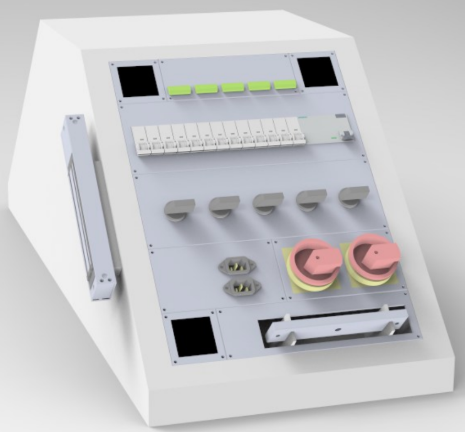
#> input picture data/input/panel-2.png, 465 x 432 px; its folder holds only this picture in this run
$ python main.py ../data/input/panel-2.png
#> lines starting #> are read from the running program, lines starting #| are printed output that depends on the picture; after the words box and inside, x2 and y2 are one past the last pixel; in counts of white or black regions, pixels touching at a corner belong together
### src/panel_detector.py
import cv2
import numpy as np

from config import (
    ANCHOR_MIN_AREA,
    ANCHOR_MIN_ASPECT,
    ANCHOR_MIN_FILL,
    ANCHOR_TAG_LAYOUT,
    ANCHOR_THRESHOLD,
    CANNY_HIGH,
    CANNY_LOW,
    MAX_ASPECT_ERROR,
    MAX_BORDER_TOUCHES,
    MAX_PANEL_AREA_RATIO,
    MIN_PANEL_AREA_RATIO,
    PANEL_ASPECT_RATIO,
    PANEL_HSV_LOWER,
    PANEL_HSV_UPPER,
)
from utils import order_points


def _build_gray_mask(image):
    # El panel suele ocupar una region gris y poco saturada.
    hsv = cv2.cvtColor(image, cv2.COLOR_BGR2HSV)
    mask = cv2.inRange(
        hsv,
        np.array(PANEL_HSV_LOWER, dtype=np.uint8),
        np.array(PANEL_HSV_UPPER, dtype=np.uint8),
    )
    kernel_close = cv2.getStructuringElement(cv2.MORPH_RECT, (9, 9))
    kernel_open = cv2.getStructuringElement(cv2.MORPH_RECT, (5, 5))
    mask = cv2.morphologyEx(mask, cv2.MORPH_CLOSE, kernel_close, iterations=2)
    mask = cv2.morphologyEx(mask, cv2.MORPH_OPEN, kernel_open, iterations=1)
    return mask


def _build_edge_mask(image):
    # Este camino refuerza contornos cuando el color no es suficiente.
    gray = cv2.cvtColor(image, cv2.COLOR_BGR2GRAY)
    gray = cv2.createCLAHE(clipLimit=3.0, tileGridSize=(8, 8)).apply(gray)
    gray = cv2.GaussianBlur(gray, (5, 5), 0)

    edges = cv2.Canny(gray, CANNY_LOW, CANNY_HIGH)
    edges = cv2.dilate(edges, None, iterations=1)

    kernel = cv2.getStructuringElement(cv2.MORPH_RECT, (5, 5))
    edges = cv2.morphologyEx(edges, cv2.MORPH_CLOSE, kernel, iterations=2)
    return edges


def _build_detail_mask(image):
    # No se usa para recortar el panel, sino para puntuar si
    # una region tiene suficiente estructura interna.
    gray = cv2.cvtColor(image, cv2.COLOR_BGR2GRAY)
    gray = cv2.createCLAHE(clipLimit=3.0, tileGridSize=(8, 8)).apply(gray)
    gray = cv2.GaussianBlur(gray, (3, 3), 0)
    return cv2.Canny(gray, CANNY_LOW, CANNY_HIGH)


def _detect_anchor_tags(image):
    # Las anclas negras son la pista mas fuerte cuando aparecen:
    # permiten ajustar el panel por geometria en lugar de por area.
    gray = cv2.cvtColor(image, cv2.COLOR_BGR2GRAY)
    mask = cv2.threshold(
        gray,
        ANCHOR_THRESHOLD,
        255,
        cv2.THRESH_BINARY_INV,
    )[1]
    mask = cv2.morphologyEx(
        mask,
        cv2.MORPH_OPEN,
        np.ones((3, 3), dtype=np.uint8),
        iterations=1,
    )

    contours, _ = cv2.findContours(mask, cv2.RETR_EXTERNAL, cv2.CHAIN_APPROX_SIMPLE)

    candidates = []
    for contour in contours:
        area = cv2.contourArea(contour)
        if area < ANCHOR_MIN_AREA:
            continue

        rect = cv2.minAreaRect(contour)
        (_, _), (width, height), _ = rect
        if width < 5 or height < 5:
            continue

        aspect = min(width, height) / max(width, height)
        x, y, w, h = cv2.boundingRect(contour)
        fill = area / max(w * h, 1)
        if aspect < ANCHOR_MIN_ASPECT or fill < ANCHOR_MIN_FILL:
            continue

        box = order_points(cv2.boxPoints(rect).astype(np.float32))
        center = box.mean(axis=0)
        candidates.append({
            "center": center,
            "box": box,
        })

    if len(candidates) < 3:
        return None, mask

    # Se espera un patron concreto: dos anclas arriba y una abajo
    # a la izquierda. Con eso ya se puede estimar el plano completo.
    candidates.sort(key=lambda tag: float(tag["center"][1]))
    top_tags = sorted(candidates[:2], key=lambda tag: float(tag["center"][0]))
    lower_tags = sorted(candidates[2:], key=lambda tag: float(tag["center"][0]))

    if len(top_tags) != 2 or len(lower_tags) < 1:
        return None, mask

    anchors = {
        "top_left": top_tags[0],
        "top_right": top_tags[1],
        "bottom_left": lower_tags[0],
    }
    return anchors, mask


def _panel_from_anchor_tags(image, anchors):
    src_points = []
    dst_points = []
    for key in ("top_left", "top_right", "bottom_left"):
        x, y, w, h = ANCHOR_TAG_LAYOUT[key]
        src_points.extend([
            [x, y],
            [x + w, y],
            [x + w, y + h],
            [x, y + h],
        ])
        dst_points.extend(anchors[key]["box"].tolist())

    src_points = np.array(src_points, dtype=np.float32)
    dst_points = np.array(dst_points, dtype=np.float32)
    homography, _ = cv2.findHomography(src_points, dst_points, 0)
    if homography is None:
        return None

    # Proyectamos el rectangulo normalizado del panel completo a
    # la imagen real usando la homografia obtenida de las anclas.
    panel_template = np.array(
        [[[0.0, 0.0], [1.0, 0.0], [1.0, 1.0], [0.0, 1.0]]],
        dtype=np.float32,
    )
    projected = cv2.perspectiveTransform(panel_template, homography)[0]

    height, width = image.shape[:2]
    projected[:, 0] = np.clip(projected[:, 0], 0, width - 1)
    projected[:, 1] = np.clip(projected[:, 1], 0, height - 1)
    return order_points(projected.astype(np.float32))


# [113 lines left out: functions _candidate_box, _count_border_touches, _detail_fraction, _intensity_std, _score_candidate, _find_best_candidate, not called in this run]


def detect_panel(image):
    """
    Detecta el panel completo y devuelve sus cuatro esquinas.

    Estrategia:
    1. Mascara HSV para superficies grises/poco saturadas.
    2. Mascara por bordes para escenas donde el contorno es mas estable que el color.
    3. Seleccion del mejor cuadrilatero segun area, aspecto y posicion.
    """
    masks = {
        "gray_mask": _build_gray_mask(image),
        "edge_mask": _build_edge_mask(image),
    }
    detail_mask = _build_detail_mask(image)
    gray_image = cv2.cvtColor(image, cv2.COLOR_BGR2GRAY)
    anchor_tags, anchor_mask = _detect_anchor_tags(image)

    # Si las anclas aparecen, confiamos antes en esa geometria porque
    # suele ser mas precisa que el rectangulo global por contornos.
    if anchor_tags is not None:
        anchor_box = _panel_from_anchor_tags(image, anchor_tags)
        if anchor_box is not None:
            debug_data = {
                "gray_mask": masks["gray_mask"],
                "edge_mask": masks["edge_mask"],
                "detail_mask": detail_mask,
                "anchor_mask": anchor_mask,
                "anchors": {
                    key: value["box"].astype(int).tolist()
                    for key, value in anchor_tags.items()
                },
                "score": None,
            }
            return anchor_box, "anchor_tags", debug_data

    best_method = None
    best_box = None
    best_score = -1.0

    # Fallback: probamos ambas mascaras y nos quedamos con el
    # candidato de mejor puntuacion.
    for method, mask in masks.items():
        box, score = _find_best_candidate(
            mask,
            image.shape,
            detail_mask,
            gray_image,
        )
        if box is not None and score > best_score:
            best_method = method
            best_box = box
            best_score = score

    if best_box is None:
        raise RuntimeError("No se pudo detectar el panel con el flujo basico.")

    debug_data = {
        "gray_mask": masks["gray_mask"],
        "edge_mask": masks["edge_mask"],
        "detail_mask": detail_mask,
        "anchor_mask": anchor_mask,
        "anchors": None,
        "score": best_score,
    }
    return best_box, best_method, debug_data

### src/utils.py
import json
import os

import cv2
import numpy as np


def order_points(pts):
    """Ordena 4 puntos como: top-left, top-right, bottom-right, bottom-left."""
    rect = np.zeros((4, 2), dtype="float32")

    # El de menor suma x+y es el top-left, el de mayor es bottom-right
    s = pts.sum(axis=1)
    rect[0] = pts[np.argmin(s)]
    rect[2] = pts[np.argmax(s)]

    # La diferencia y-x minima es top-right, la maxima es bottom-left
    diff = np.diff(pts, axis=1)
    rect[1] = pts[np.argmin(diff)]
    rect[3] = pts[np.argmax(diff)]

    return rect


def bbox_from_points(pts):
    """Calcula bounding box [x, y, w, h] a partir de un conjunto de puntos."""
    x_min = int(pts[:, 0].min())
    y_min = int(pts[:, 1].min())
    x_max = int(pts[:, 0].max())
    y_max = int(pts[:, 1].max())
    return [x_min, y_min, x_max - x_min, y_max - y_min]


def center_from_bbox(bbox):
    """Devuelve el centro [x, y] de una bbox [x, y, w, h]."""
    x, y, w, h = bbox
    return [int(x + w / 2), int(y + h / 2)]


def build_output_dict(panel_bbox, panel_points, detection_method, warped_size):
    """Construye la salida minima que consumiran otros modulos."""
    return {
        "panel": {
            "bbox": panel_bbox,
            "center": center_from_bbox(panel_bbox),
            "corners": panel_points.astype(int).tolist(),
            "detection_method": detection_method,
            "normalized_size": [int(warped_size[0]), int(warped_size[1])],
        }
    }


def save_json(data, path):
    """Guarda un dict como JSON con formato legible."""
    os.makedirs(os.path.dirname(path), exist_ok=True)
    with open(path, "w", encoding="utf-8") as f:
        json.dump(data, f, indent=2)


def draw_panel_bbox(image, panel_points, color=(0, 255, 0), thickness=2):
    """Dibuja el cuadrilatero del panel sobre una copia de la imagen."""
    out = image.copy()
    pts = panel_points.astype(int)
    cv2.polylines(out, [pts], isClosed=True, color=color, thickness=thickness)
    return out

### src/homography.py
# homography.py - Transformacion de perspectiva para rectificar el panel

import cv2
import numpy as np
from utils import order_points


def warp_panel(image, panel_points, width, height):
    """
    Aplica transformacion de perspectiva para que el panel quede
    como un rectangulo frontal del tamaño indicado.
    Devuelve la imagen rectificada y la matriz H.
    """
    # OpenCV necesita un orden estable de puntos para que la
    # homografia no invierta ni deforme el panel.
    src = order_points(panel_points)

    dst = np.array([
        [0, 0],
        [width - 1, 0],
        [width - 1, height - 1],
        [0, height - 1],
    ], dtype=np.float32)

    H = cv2.getPerspectiveTransform(src, dst)
    warped = cv2.warpPerspective(image, H, (width, height))

    return warped, H


# [11 lines left out: functions point_to_panel, point_from_panel, not called in this run]

### src/main.py
import os
import sys
import json

import cv2
import numpy as np

sys.path.insert(0, os.path.dirname(os.path.abspath(__file__)))

from config import WARP_WIDTH, WARP_HEIGHT, OUTPUT_DIR, DEBUG
from panel_detector import detect_panel
from homography import warp_panel
from utils import bbox_from_points, build_output_dict, save_json, draw_panel_bbox


def run_pipeline(image_path):
    """Ejecuta el flujo minimo: detectar panel, obtener bbox y normalizar."""
    image = cv2.imread(image_path)
    if image is None:
        raise FileNotFoundError(f"No se pudo leer la imagen: {image_path}")

    print(f"[1/4] Imagen cargada: {image_path} ({image.shape[1]}x{image.shape[0]})")

    panel_points, method, debug_data = detect_panel(image)
    print(f"[2/4] Panel detectado con '{method}'")

    # La bbox se calcula sobre la imagen original; la homografia
    # genera aparte una vista rectificada para la siguiente fase.
    panel_bbox = bbox_from_points(panel_points)

    warped, _ = warp_panel(image, panel_points, WARP_WIDTH, WARP_HEIGHT)
    print(f"[3/4] Panel normalizado a {WARP_WIDTH}x{WARP_HEIGHT} px")

    output = build_output_dict(
        panel_bbox=panel_bbox,
        panel_points=panel_points,
        detection_method=method,
        warped_size=(WARP_WIDTH, WARP_HEIGHT),
    )

    os.makedirs(OUTPUT_DIR, exist_ok=True)
    base = os.path.splitext(os.path.basename(image_path))[0]

    json_path = os.path.join(OUTPUT_DIR, f"{base}_result.json")
    save_json(output, json_path)
    print(f"[4/4] Resultado guardado en {json_path}")

    if DEBUG:
        dbg_panel = draw_panel_bbox(image, panel_points, (0, 255, 0), 2)
        if debug_data.get("anchors"):
            for name, box in debug_data["anchors"].items():
                # Dibujamos tambien las anclas cuando el panel se ha
                # resuelto por esa via para poder revisar el ajuste.
                pts = cv2.convexHull(
                    np.array(box, dtype=np.int32).reshape(-1, 1, 2)
                )
                cv2.polylines(dbg_panel, [pts], True, (0, 165, 255), 2)
                label_pt = tuple(pts.reshape(-1, 2)[0])
                cv2.putText(
                    dbg_panel,
                    name,
                    label_pt,
                    cv2.FONT_HERSHEY_SIMPLEX,
                    0.45,
                    (0, 165, 255),
                    1,
                    cv2.LINE_AA,
                )
        cv2.imwrite(os.path.join(OUTPUT_DIR, f"{base}_debug_panel.jpg"), dbg_panel)
        cv2.imwrite(os.path.join(OUTPUT_DIR, f"{base}_warped.jpg"), warped)
        cv2.imwrite(
            os.path.join(OUTPUT_DIR, f"{base}_debug_gray_mask.jpg"),
            debug_data["gray_mask"],
        )
        cv2.imwrite(
            os.path.join(OUTPUT_DIR, f"{base}_debug_edge_mask.jpg"),
            debug_data["edge_mask"],
        )
        cv2.imwrite(
            os.path.join(OUTPUT_DIR, f"{base}_debug_detail_mask.jpg"),
            debug_data["detail_mask"],
        )
        cv2.imwrite(
            os.path.join(OUTPUT_DIR, f"{base}_debug_anchor_mask.jpg"),
            debug_data["anchor_mask"],
        )

        print(f"Imagenes debug guardadas en {OUTPUT_DIR}/")

    return output


def main():
    if len(sys.argv) < 2:
        print("Uso: python src/main.py <ruta_imagen>")
        print("     python src/main.py data/input/panel-1.png")
        sys.exit(1)

    image_path = sys.argv[1]

    if not os.path.exists(image_path):
        print(f"Error: no se encontro el archivo {image_path}")
        sys.exit(1)

    try:
        result = run_pipeline(image_path)
#> in run_pipeline, image is the input picture: shape (432, 465, 3); mean B, G, R 200.4, 198, 197.9
#| [1/4] Imagen cargada: ../data/input/panel-2.png (465x432)
#> in _build_gray_mask, `mask = cv2.inRange( hsv, np.array(PANEL_HSV_LOWER, dtype=np.uint8), np..`:
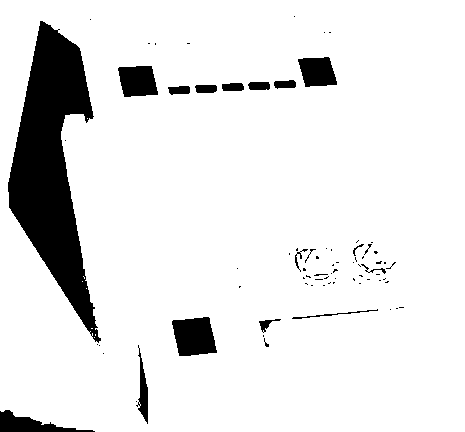
#> mask: shape (432, 465); 90% white; 76 black regions (58 under 20 px), largest, box (x1, y1, x2, y2) and area: (8, 21, 101, 343) 13949, (172, 317, 217, 356) 1377, (118, 66, 158, 97) 1014
#> in _build_edge_mask, `gray = cv2.createCLAHE(clipLimit=3.0, tileGridSize=(8, 8)).apply(gray)`:
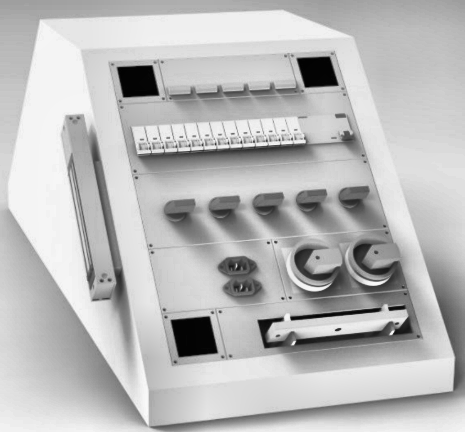
#> gray: shape (432, 465); min 2, max 249, mean 186.7
#> in _build_edge_mask, `edges = cv2.morphologyEx(edges, cv2.MORPH_CLOSE, kernel, iterations=2)`:
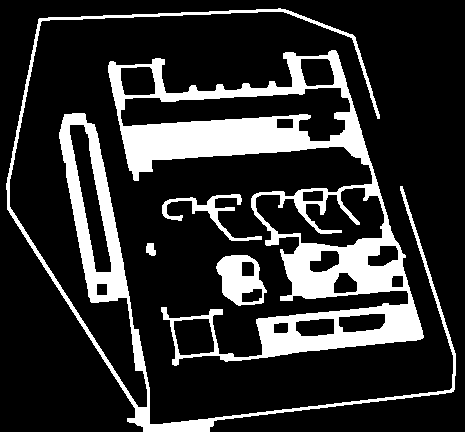
#> edges: shape (432, 465); 19% white; 5 white regions, box (x1, y1, x2, y2) and area: (108, 50, 424, 366) 24524, (6, 8, 456, 432) 10979, (216, 255, 267, 306) 1537, (162, 194, 262, 241) 932, (146, 243, 156, 256) 101
#> in _detect_anchor_tags, `mask = cv2.morphologyEx( mask, cv2.MORPH_OPEN, np.ones((3, 3), dtype=n..`:
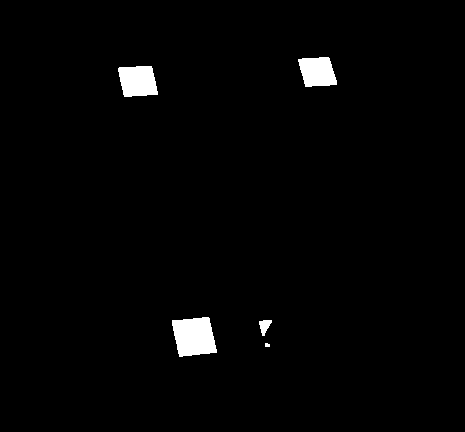
#> mask: shape (432, 465); 1.7% white; 5 white regions (1 under 20 px)
#> in _detect_anchor_tags, `contours, _ = cv2.findContours(mask, cv2.RETR_EXTERNAL, cv2.CHAIN_APPR..`: contours = 5 contours, 1 with area under 20; largest, box (x1, y1, x2, y2) and area: (172, 317, 217, 357) 1330, (118, 66, 158, 97) 962, (298, 57, 337, 87) 860, (259, 320, 272, 336) 102
#> the loop in _detect_anchor_tags, `for contour in contours:` made 5 passes
#> (area, width, height, aspect, x, y, w, h) on passes 3 to 5: (1330, 41.08, 36.88, 0.898, 172, 317, 45, 40), (962, 37.58, 29.73, 0.791, 118, 66, 40, 31), (859.5, 36.82, 28.54, 0.775, 298, 57, 39, 30)
#> after the loop in _detect_anchor_tags, `for contour in contours:`: candidates = 3 items
#> in _detect_anchor_tags, `top_tags = sorted(candidates[:2], key=lambda tag: float(tag["center"][..`: top_tags = 2 items
#> in _detect_anchor_tags, `lower_tags = sorted(candidates[2:], key=lambda tag: float(tag["center"..`: lower_tags = 1 item
#> in detect_panel, `anchor_tags, anchor_mask = _detect_anchor_tags(image)`: anchor_tags = 3 items
#> after the loop in _panel_from_anchor_tags, `for key in ("top_left", "top_right", "bottom_left"):`: dst_points = [[117.7, 67.08], [155.2, 64.58], [157.2, 94.25], [119.7, 96.75], [297.8, 58.24], [334.6, 56.08], [336.3, 84.57], [299.5, 86.73], [171.5, 320.1], [212.3, 315.5], [216.4, 352.2], [175.5, 356.7]]; src_points = [[0.03, 0.025], [0.185, 0.025], [0.185, 0.125], [0.03, 0.125], [0.815, 0.025], [0.97, 0.025], [0.97, 0.125], [0.815, 0.125], [0.03, 0.86], [0.185, 0.86], [0.185, 0.96], [0.03, 0.96]]
#> in _panel_from_anchor_tags, `homography, _ = cv2.findHomography(src_points, dst_points, 0)`: homography = [[243.6, 48, 107.6], [-8.28, 273, 60.72], [0.048, -0.0971, 1]]
#> in _panel_from_anchor_tags, `panel_template = np.array( [[[0.0, 0.0], [1.0, 0.0], [1.0, 1.0], [0.0,..`: panel_template = [[0, 0], [1, 0], [1, 1], [0, 1]]
#> in _panel_from_anchor_tags, `projected = cv2.perspectiveTransform(panel_template, homography)[0]`: projected = [[107.6, 60.72], [335.1, 50.04], [419.8, 342.2], [172.4, 369.6]]
#> in detect_panel, `anchor_box = _panel_from_anchor_tags(image, anchor_tags)`: anchor_box has the same summary as projected in _panel_from_anchor_tags
#> in run_pipeline, `panel_points, method, debug_data = detect_panel(image)`: panel_points has the same summary as projected in _panel_from_anchor_tags; method = 'anchor_tags'; debug_data = 6 items
#| [2/4] Panel detectado con 'anchor_tags'
#> in bbox_from_points, `x_min = int(pts[:, 0].min())`: x_min = 107
#> in bbox_from_points, `y_min = int(pts[:, 1].min())`: y_min = 50
#> in bbox_from_points, `x_max = int(pts[:, 0].max())`: x_max = 419
#> in bbox_from_points, `y_max = int(pts[:, 1].max())`: y_max = 369
#> in run_pipeline, `panel_bbox = bbox_from_points(panel_points)`: panel_bbox = [107, 50, 312, 319]
#> in warp_panel, `src = order_points(panel_points)`: src has the same summary as projected in _panel_from_anchor_tags
#> in warp_panel, `dst = np.array([ [0, 0], [width - 1, 0], [width - 1, height - 1], [0, ..`: dst = [[0, 0], [659, 0], [659, 899], [0, 899]]
#> in warp_panel, `H = cv2.getPerspectiveTransform(src, dst)`: H = [[2.75, -0.576, -260.8], [0.15, 3.2, -210.8], [-0.000184, 0.000388, 1]]
#> in warp_panel, `warped = cv2.warpPerspective(image, H, (width, height))`:
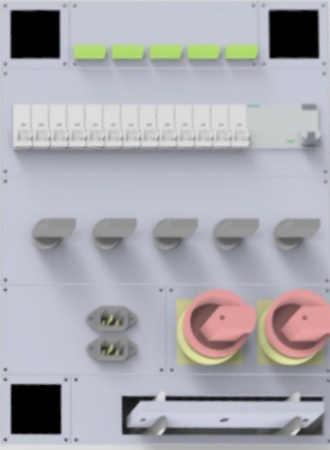
#> warped: shape (900, 660, 3) (shown at 1/2 size); mean B, G, R 176.2, 170.7, 170.4
#> in center_from_bbox, `x, y, w, h = bbox`: x = 107; y = 50; w = 312; h = 319
#> in run_pipeline, `output = build_output_dict( panel_bbox=panel_bbox, panel_points=panel_..`: output = 1 item
#> in draw_panel_bbox, `pts = panel_points.astype(int)`: pts = [[107, 60], [335, 50], [419, 342], [172, 369]]
#> in draw_panel_bbox, `cv2.polylines(out, [pts], isClosed=True, color=color, thickness=thickn..`:
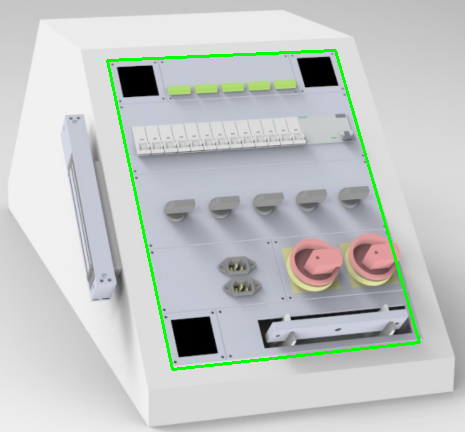
#> out: shape (432, 465, 3); 1.58% of pixels changed, all inside (x1, y1, x2, y2) = (106, 49, 421, 371)
#> the loop in run_pipeline, `for name, box in debug_data["anchors"].items():` made 3 passes
#> (name, pts) on passes 1 to 3: ('top_left', [[117, 67], [155, 64], [157, 94], [119, 96]]), ('top_right', [[297, 58], [334, 56], [336, 84], [299, 86]]), ('bottom_left', [[171, 320], [212, 315], [216, 352], [175, 356]])
#> after the loop in run_pipeline, `for name, box in debug_data["anchors"].items():`:
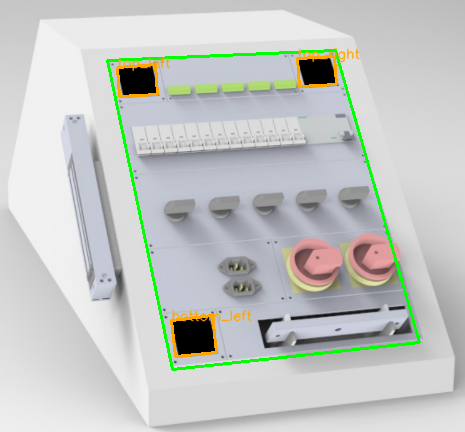
#> dbg_panel: shape (432, 465, 3); 1.17% of pixels changed, all inside (x1, y1, x2, y2) = (116, 48, 360, 358)
#> result = 1 item
        print("\n" + json.dumps(result, indent=2))
#> (printed output is left out)
    except (RuntimeError, FileNotFoundError) as e:
        print(f"\nError: {e}")
        sys.exit(1)


if __name__ == "__main__":
    main()
